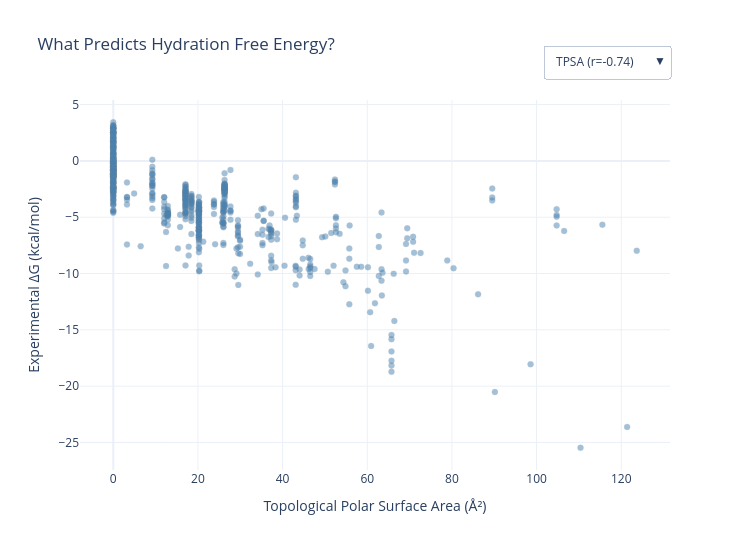

This figure's notebook cell:
### Markdown cell above
### Q1: What predicts solvation?

### Code cell
# --- Plot 2: What predicts solvation? (interactive descriptor toggle) ---

descriptors = {
    "TPSA": "Topological Polar Surface Area (Å²)",
    "LogP": "Partition Coefficient (LogP)",
    "HBD": "H-Bond Donors",
    "HBA": "H-Bond Acceptors",
    "MolWt": "Molecular Weight (Da)",
}

fig = go.Figure()

for desc_col in descriptors:
    r = df[desc_col].corr(df["expt"])
    fig.add_trace(go.Scatter(
        x=df[desc_col], y=df["expt"],
        mode="markers",
        marker=dict(size=6, opacity=0.5, color="steelblue",
                    line=dict(width=0.3, color="grey")),
        customdata=np.column_stack([
            df["display_name"],
            df[desc_col].round(2),
            df["expt"].round(2),
        ]),
        hovertemplate=(
            "<b>%{customdata[0]}</b><br>"
            f"{desc_col}: " + "%{customdata[1]}<br>"
            "Expt ΔG: %{customdata[2]} kcal/mol"
            "<extra></extra>"
        ),
        visible=False,
        name=f"{desc_col} (r={r:.2f})",
    ))

# TPSA visible by default (first trace)
fig.data[0].visible = True

# Dropdown buttons
buttons = []
for i, (desc_col, desc_label) in enumerate(descriptors.items()):
    r = df[desc_col].corr(df["expt"])
    vis = [False] * len(descriptors)
    vis[i] = True
    buttons.append(dict(
        label=f"{desc_col} (r={r:.2f})",
        method="update",
        args=[
            {"visible": vis},
            {"xaxis.title.text": desc_label},
        ],
    ))

fig.update_layout(
    title="What Predicts Hydration Free Energy?",
    xaxis_title=list(descriptors.values())[0],
    yaxis_title="Experimental ΔG (kcal/mol)",
    updatemenus=[dict(
        buttons=buttons,
        direction="down",
        x=1.0, xanchor="right",
        y=1.15, yanchor="top",
        showactive=True,
        bgcolor="white",
    )],
    width=750, height=550,
    template="plotly_white",
)

fig.show()

### Figure 1 — Plotly figure (JSON) as saved in the notebook; plotly's stock layout.template omitted (floating-point values rounded to 4 significant figures; data arrays with more than 128 entries replaced by an {"elided": "..."} marker saying what was removed)
{"data": [{"customdata": {"elided": "642x3 mixed values"}, "hovertemplate": "<b>%{customdata[0]}</b><br>TPSA: %{customdata[1]}<br>Expt ΔG: %{customdata[2]} kcal/mol<extra></extra>", "marker": {"color": "steelblue", "line": {"color": "grey", "width": 0.3}, "opacity": 0.5, "size": 6}, "mode": "markers", "name": "TPSA (r=-0.74)", "type": "scatter", "visible": true, "x": {"elided": "642 float values"}, "y": {"elided": "642 float values"}}, {"customdata": {"elided": "642x3 mixed values"}, "hovertemplate": "<b>%{customdata[0]}</b><br>LogP: %{customdata[1]}<br>Expt ΔG: %{customdata[2]} kcal/mol<extra></extra>", "marker": {"color": "steelblue", "line": {"color": "grey", "width": 0.3}, "opacity": 0.5, "size": 6}, "mode": "markers", "name": "LogP (r=0.34)", "type": "scatter", "visible": false, "x": {"elided": "642 float values"}, "y": {"elided": "642 float values"}}, {"customdata": {"elided": "642x3 mixed values"}, "hovertemplate": "<b>%{customdata[0]}</b><br>HBD: %{customdata[1]}<br>Expt ΔG: %{customdata[2]} kcal/mol<extra></extra>", "marker": {"color": "steelblue", "line": {"color": "grey", "width": 0.3}, "opacity": 0.5, "size": 6}, "mode": "markers", "name": "HBD (r=-0.69)", "type": "scatter", "visible": false, "x": {"elided": "642 int values"}, "y": {"elided": "642 float values"}}, {"customdata": {"elided": "642x3 mixed values"}, "hovertemplate": "<b>%{customdata[0]}</b><br>HBA: %{customdata[1]}<br>Expt ΔG: %{customdata[2]} kcal/mol<extra></extra>", "marker": {"color": "steelblue", "line": {"color": "grey", "width": 0.3}, "opacity": 0.5, "size": 6}, "mode": "markers", "name": "HBA (r=-0.60)", "type": "scatter", "visible": false, "x": {"elided": "642 int values"}, "y": {"elided": "642 float values"}}, {"customdata": {"elided": "642x3 mixed values"}, "hovertemplate": "<b>%{customdata[0]}</b><br>MolWt: %{customdata[1]}<br>Expt ΔG: %{customdata[2]} kcal/mol<extra></extra>", "marker": {"color": "steelblue", "line": {"color": "grey", "width": 0.3}, "opacity": 0.5, "size": 6}, "mode": "markers", "name": "MolWt (r=-0.23)", "type": "scatter", "visible": false, "x": {"elided": "642 float values"}, "y": {"elided": "642 float values"}}], "layout": {"height": 550, "title": {"text": "What Predicts Hydration Free Energy?"}, "updatemenus": [{"bgcolor": "white", "buttons": [{"args": [{"visible": [true, false, false, false, false]}, {"xaxis.title.text": "Topological Polar Surface Area (Å²)"}], "label": "TPSA (r=-0.74)", "method": "update"}, {"args": [{"visible": [false, true, false, false, false]}, {"xaxis.title.text": "Partition Coefficient (LogP)"}], "label": "LogP (r=0.34)", "method": "update"}, {"args": [{"visible": [false, false, true, false, false]}, {"xaxis.title.text": "H-Bond Donors"}], "label": "HBD (r=-0.69)", "method": "update"}, {"args": [{"visible": [false, false, false, true, false]}, {"xaxis.title.text": "H-Bond Acceptors"}], "label": "HBA (r=-0.60)", "method": "update"}, {"args": [{"visible": [false, false, false, false, true]}, {"xaxis.title.text": "Molecular Weight (Da)"}], "label": "MolWt (r=-0.23)", "method": "update"}], "direction": "down", "showactive": true, "x": 1, "xanchor": "right", "y": 1.15, "yanchor": "top"}], "width": 750, "xaxis": {"title": {"text": "Topological Polar Surface Area (Å²)"}}, "yaxis": {"title": {"text": "Experimental ΔG (kcal/mol)"}}}}
